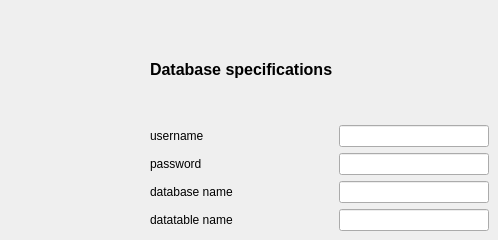
      <widget class="QWidget" name="page_2">
       <widget class="QWidget" name="layoutWidget_14">
        <property name="geometry">
         <rect>
          <x>150</x>
          <y>20</y>
          <width>339</width>
          <height>211</height>
         </rect>
        </property>
        <layout class="QGridLayout" name="gridLayout_sql">
         <item row="0" column="0">
          <widget class="QLabel" name="label_6">
           <property name="font">
            <font>
             <pointsize>12</pointsize>
             <weight>75</weight>
             <bold>true</bold>
            </font>
           </property>
           <property name="text">
            <string>Database specifications</string>
           </property>
          </widget>
         </item>
         <item row="1" column="0">
          <widget class="QLabel" name="label_7">
           <property name="text">
            <string>username</string>
           </property>
          </widget>
         </item>
         <item row="1" column="1">
          <widget class="QLineEdit" name="lineEdit_username"/>
         </item>
         <item row="2" column="0">
          <widget class="QLabel" name="label_8">
           <property name="text">
            <string>password</string>
           </property>
          </widget>
         </item>
         <item row="2" column="1">
          <widget class="QLineEdit" name="lineEdit_password"/>
         </item>
         <item row="3" column="0">
          <widget class="QLabel" name="label_13">
           <property name="text">
            <string>database name</string>
           </property>
          </widget>
         </item>
         <item row="3" column="1">
          <widget class="QLineEdit" name="lineEdit_dbname"/>
         </item>
         <item row="4" column="0">
          <widget class="QLabel" name="label_22">
           <property name="text">
            <string>datatable name</string>
           </property>
          </widget>
         </item>
         <item row="4" column="1">
          <widget class="QLineEdit" name="lineEdit_tablename"/>
         </item>
        </layout>
       </widget>
      </widget>
